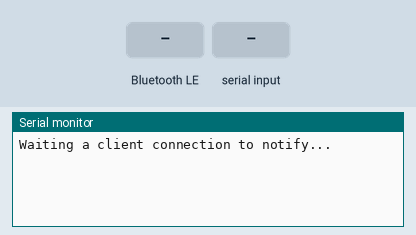
This sketch was run on a simulated ESP32. On the bench: the last lines printed to the serial monitor. The test bench sets the inputs (shaded band). Nothing arrives over Bluetooth unless stated; a phone connects over Bluetooth LE 3 s after start.

Above: at 1.2 s.
1.3 s: Bluetooth LE write "1" received
At 2.3 s:
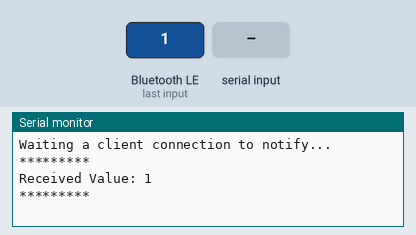
2.8 s: "1" received over Serial
At 5.1 s:
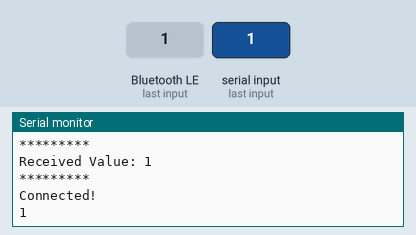

Measured:
- after the input at 1.3 s, the serial monitor: prints a new line after 0.05 s (image 1)
- after the input at 2.8 s, the serial monitor: prints a new line after 1.2 s (image 2)

The sketch:

Nordic_UART_Example.ino
```cpp
 /*Created by Muhammad Hammad on 21st October, 2021,
 * Email: muhammad.hammad1201@gmail.com
 * iOs App Source Code tested with this example: https://github.com/hammad1201/BLESerialIOsExample
 */

#include <BLEDevice.h>
#include <BLEServer.h>
#include <BLEUtils.h>
#include <BLE2902.h>

BLEServer *pServer = NULL;
BLECharacteristic * pTxCharacteristic;
bool deviceConnected = false;
bool oldDeviceConnected = false;
bool reconnected = false;

String buff;
bool serialAvailable = false;

#define SERVICE_UUID           "6e400001-b5a3-f393-e0a9-e50e24dcca9e" // UART service UUID
#define CHARACTERISTIC_UUID_RX "6e400002-b5a3-f393-e0a9-e50e24dcca9e"
#define CHARACTERISTIC_UUID_TX "6e400003-b5a3-f393-e0a9-e50e24dcca9e"

void handleBLEAdvertisement(void);

class MyServerCallbacks: public BLEServerCallbacks {
    void onConnect(BLEServer* pServer) {
      Serial.println("Connected!");
      deviceConnected = true;
    };

    void onDisconnect(BLEServer* pServer) {
      Serial.println("Disconnected!");
      deviceConnected = false;
      serialAvailable = false;
    }
};

class MyCallbacks: public BLECharacteristicCallbacks {
    void onWrite(BLECharacteristic *pCharacteristic) {
      std::string rxValue = pCharacteristic->getValue();

      if (rxValue.length() > 0) {
        Serial.println("*********");
        Serial.print("Received Value: ");
        for (int i = 0; i < rxValue.length(); i++)
          Serial.print(rxValue[i]);

        Serial.println();
        Serial.println("*********");
      }
    }
};


void setup() {
  Serial.begin(115200);

  // Create the BLE Device
  BLEDevice::init("Lightsaber [Anti-matter]"); //Nordic UART Service

  // Create the BLE Server
  pServer = BLEDevice::createServer();
  pServer->setCallbacks(new MyServerCallbacks());

  // Create the BLE Service
  BLEService *pService = pServer->createService(SERVICE_UUID);

  // Create a BLE Characteristic
  pTxCharacteristic = pService->createCharacteristic(
                        CHARACTERISTIC_UUID_TX,
                        BLECharacteristic::PROPERTY_NOTIFY
                      );

  pTxCharacteristic->addDescriptor(new BLE2902());

  BLECharacteristic * pRxCharacteristic = pService->createCharacteristic(
      CHARACTERISTIC_UUID_RX,
      BLECharacteristic::PROPERTY_WRITE
                                          );

  pRxCharacteristic->setCallbacks(new MyCallbacks());

  // Start the service
  pService->start();

  // Start advertising
  pServer->getAdvertising()->start();
  Serial.println("Waiting a client connection to notify...");
}

void loop() {
  if (deviceConnected) {

    if (Serial.available()) {
      buff = Serial.readString();
      serialAvailable = true;
    }

    if (serialAvailable == true) {
      Serial.print(buff);
      pTxCharacteristic->setValue(buff.c_str());
      pTxCharacteristic->notify();
      serialAvailable = false;
      buff = ""; //Clear the string
    }
  }

  handleBLEAdvertisement();
}

void handleBLEAdvertisement() {
  if (!deviceConnected && oldDeviceConnected) {
    delay(500);
    pServer->startAdvertising();
    Serial.println("Start Advertising Again!");
    oldDeviceConnected = deviceConnected;
  }
  if (deviceConnected && !oldDeviceConnected) {
    oldDeviceConnected = deviceConnected;
  }
}
```
